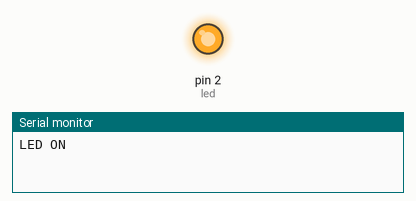
A sketch run on a simulated Arduino Uno, built with avr-gcc and run on an emulated ATmega328P. On the bench: output pins drawn as LEDs (lit = HIGH), the last lines printed to the serial monitor.

Above: at 1.0 s.
At 3.5 s:
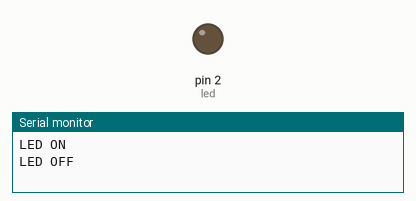
Timing chart, 0 to 6.5 s (numbered marks = the images above):
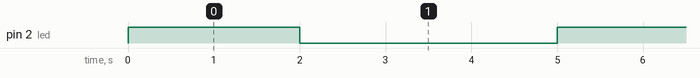

Measured:
- by itself, pin 2 (led): alternates HIGH for 2.0 s and LOW for 3.0 s

The sketch:

led_belink.ino
```cpp
int led = 2;


void setup() {
  // put your setup code here, to run once:
pinMode(led, OUTPUT);
Serial.begin(9600);

}

void loop() {
  // put your main code here, to run repeatedly:

digitalWrite(led, HIGH);
Serial.println("LED ON ");
delay(2000);
digitalWrite(led, LOW);
Serial.println("LED OFF ");
delay(3000);

//Serial.println(led);

//Serial.println(led);
}
```
